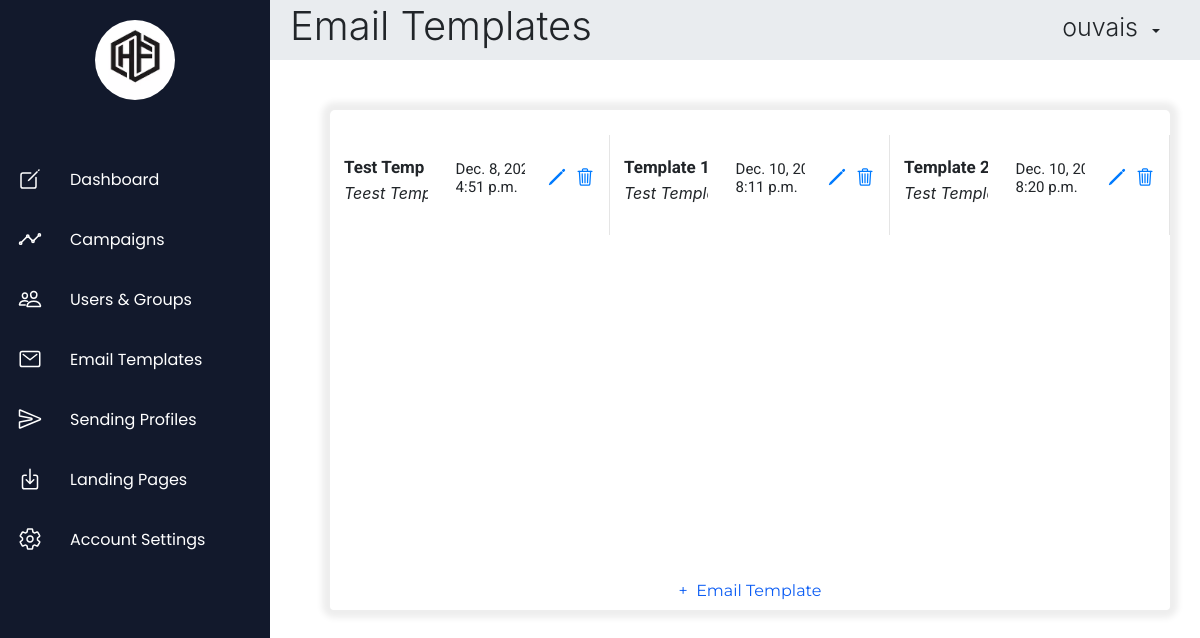
Page /emailtemp (signed in) on the committed database.
### App/models.py (models this page shows)
class TimeStampMixin(models.Model):
    class Meta:
        abstract = True
    created_on = models.DateTimeField(auto_now_add=True)
    modified_on = models.DateTimeField(auto_now=True)

class EmailTemp(TimeStampMixin):
    tempId = models.AutoField(primary_key=True)
    userId = models.ForeignKey(User, on_delete=models.CASCADE, db_column='user_id')
    tempName = models.CharField(max_length=50, unique=True)
    subject = models.CharField(max_length=50)
    text_html = models.TextField()

### App/views.py (the view)
# urls.py: path('emailtemp',views.emailtemp,name="emailtemp"),
def emailtemp(request):
    if request.session.has_key('id'):
        id = request.session['id']
        return render(request, "emailtemp.html", context = { "title": "Email Templates - Human Firewall", "header": "Email Templates", "data": EmailTemp.objects.filter(userId=id) })
    else:
        messages.info(request, 'Kindly Login To Continue')
        return redirect("login")

### templates/emailtemp.html (shortened to what this page needs)
{% extends 'base.html' %}
{% block content %}
    <div class="container-fluid content">
        <div class="row">
            <div class="col-12 text-center">
                <div class="email-templates">
                    <div id="templates-table" class="templates-table">
                        {% if data.values.count > 0 %}
                            {% for d in data.values %}
                                <div class="template {{ d.tempId }}">
                                    <div class="template-main">
                                        <p class="name">{{ d.tempName }}</p>
                                        <p class="subject">{{ d.subject }}</p>
                                    </div>
                                    <div class="template-created-on">
                                        <p class="created-date">{{ d.modified_on|date }}</p>
                                        <p class="created-time">{{ d.modified_on|time }}</p>
                                    </div>
                                    <div class="template-edit-btn"><a class="options" onclick="editTemplate(this.parentElement);" data-toggle="tooltip" data-placement="top" title="Edit"><ion-icon name="pencil-outline"></ion-icon></a></div>
                                    <div class="template-delete-btn"><a class="options" onclick="deleteTemplate(this.parentElement);" data-toggle="tooltip" data-placement="top" title="Delete"><ion-icon name="trash-outline"></ion-icon></a></div>
                                </div>
                            {% endfor %}
                        {% endif %}
                    </div>
                    <button class="btn add" onclick="addTemplate();">+&nbsp; Email Template</button>
                </div>
            </div>
        </div>
    </div>
{% endblock %}

### static/css/base.css (style rules this page uses)
* { margin: 0; padding: 0; box-sizing: border-box; }
body { min-height: 100vh; }
.container-fluid.content { margin-top: 50px; margin-left: 60px; padding-left: 60px; padding-right: 60px; transition: 0.5s; width: 95%; }
.sending-profiles, .landing-pages, .user-groups, .email-templates { position: relative; margin-left: auto; margin-right: auto; width: 100%; height: 500px; border-radius: 5px; text-align: center; box-shadow: 0 0 6px 8px rgba(0, 0, 0, 0.07); }
.container-fluid.content .btn.add { font-family: 'Montserrat'; position: absolute; width: 100%; bottom: 0; left: 0; background-color: #fff; color: #0C5DF4; }
.landing-pages .pages-table, .email-templates .templates-table { padding: 15px 0; display: grid; grid-template-columns: repeat(3, 1fr); grid-row-gap: 10px; overflow-y: auto; overflow-x: hidden; }
.pages-table .page, .pages-table .page-input, .profiles-table .profile, .profiles-table .profile-input, .templates-table .template, .templates-table .template-input { display: flex; position: relative; width: 100%; height: 100px; text-align: left; margin: 10px auto; border-right: 1px solid rgba(0,0,0,.1); }
.templates-table .template .template-created-on { position: absolute; vertical-align: middle; right: 30%; top: 25%; width: 25%; overflow: hidden; }
.templates-table .template .template-main { position: absolute; left: 5%; top: 20%; vertical-align: middle; width: 30%; overflow: hidden; }
.profiles-table .profile .profile-main .name, .templates-table .template .template-main .name { margin: 0; font-size: 17px; font-weight: bold; font-family: 'Roboto', sans-serif; white-space: nowrap; }
.profiles-table .profile .profile-main .from, .templates-table .template .template-main .subject { margin: 0; font-style: italic; white-space: nowrap; }
.profiles-table .profile .profile-interface .interface, .profiles-table .profile .profile-created-on .created-date, .profiles-table .profile .profile-created-on .created-time, .templates-table .template .template-created-on .created-date, .templates-table .template .template-created-on .created-time, .completed-campaigns-table .completed-campaign .campaign-created-on .created-date, .completed-campaigns-table .completed-campaign .campaign-created-on .created-time, .running-campaigns-table .running-campaign .campaign-created-on .created-date, .running-campaigns-table .running-campaign .campaign-created-on .created-time, .scheduled-campaigns-table .scheduled-campaign .campaign-created-on .created-date, .scheduled-campaigns-table .scheduled-campaign .campaign-created-on .created-time { margin: 0; line-height: normal; font-size: 15px; font-family: 'Roboto', sans-serif; white-space: nowrap; }
.templates-table .template .template-edit-btn { position: absolute; top: 30%; font-size: 20px; right: 15%; vertical-align: middle; }
.templates-table .template .template-delete-btn { position: absolute; top: 30%; font-size: 20px; right: 5%; vertical-align: middle; }
.options { cursor: pointer; }

### rows in the picture
EmailTemp: tempName "Test Temp", subject "Teest…", modified_on "Dec. 8,…", modified_on "4:51 p.m."
EmailTemp: tempName "Template…", subject "Test…", modified_on "Dec. 10,…", modified_on "8:11 p.m."
EmailTemp: tempName "Template…", subject "Test…", modified_on "Dec. 10,…", modified_on "8:20 p.m."

### other values in the picture
{{ header }} "Email Templates"
{{ request.session.username }} "ouvais"
